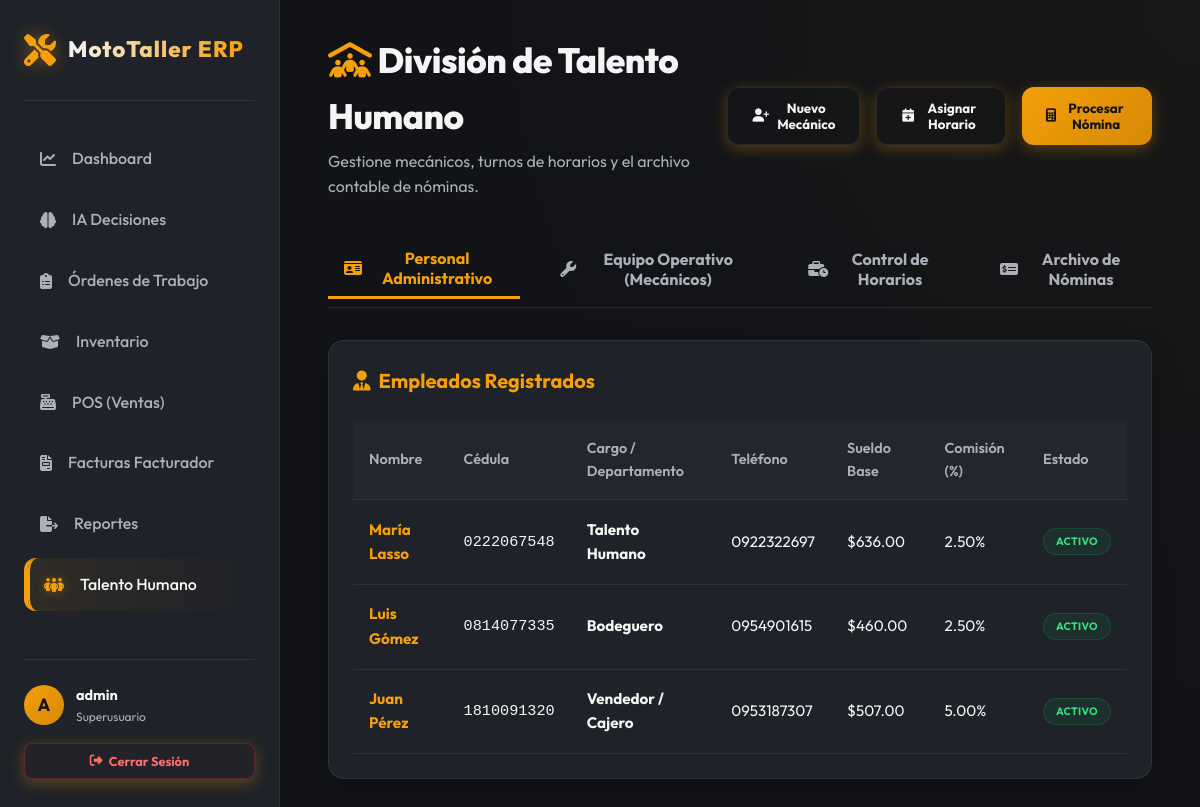
Page /rrhh/ (signed in) on the committed database.
### taller/models.py (models this page shows)
class Empleado(models.Model):
    CARGO_CHOICES = [
        ('ADMIN_RRHH', 'Talento Humano'),
        ('OPERATIVO_RECEPCION', 'Recepcionista Taller'),
        ('VENDEDOR', 'Vendedor / Cajero'),
        ('BODEGUERO', 'Bodeguero'),
        ('GERENTE', 'Gerente'),
    ]
    user = models.OneToOneField(User, on_delete=models.CASCADE, related_name="perfil_empleado")
    cedula = models.CharField("Cédula", max_length=10, unique=True, validators=[validar_cedula_ruc_ecuador])
    cargo = models.CharField("Cargo", max_length=30, choices=CARGO_CHOICES)
    telefono = models.CharField("Teléfono", max_length=20, blank=True)
    sueldo_base = models.DecimalField("Sueldo Base", max_digits=10, decimal_places=2, default=Decimal('0.00'))
    porcentaje_comision = models.DecimalField("Porcentaje Comisión (%)", max_digits=5, decimal_places=2, default=Decimal('0.00'), help_text="Comisión aplicable si es mecánico o vendedor.")
    activo = models.BooleanField(default=True)
    class Meta:
        verbose_name = "Empleado"
        verbose_name_plural = "Empleados"
        ordering = ['user__first_name', 'user__last_name']
    def __str__(self):
        return f"{self.user.get_full_name() or self.user.username} - {self.get_cargo_display()}"

### taller/views.py (the view, shortened to what this page needs)
        @login_required(login_url='taller:login')
        def _wrapped_view(request, *args, **kwargs):
            if request.user.is_superuser:
                return view_func(request, *args, **kwargs)

### taller/views.py (called while the page is built, shortened)
def role_required(allowed_roles):
    def decorator(view_func):
        @login_required(login_url='taller:login')
        def _wrapped_view(request, *args, **kwargs):
            if request.user.is_superuser:
                return view_func(request, *args, **kwargs)
        return _wrapped_view
    return decorator

@role_required(['ADMIN_RRHH', 'GERENTE'])
def rrhh_console(request):
    empleados = Empleado.objects.all().order_by('cargo')
    mecanicos = Mecanico.objects.all().order_by('nombre')
    horarios = Horario.objects.all().order_by('dia_semana', 'hora_entrada')
    nominas = Nomina.objects.all().order_by('-fecha_fin')
    lista_empleados = Empleado.objects.filter(activo=True)
    lista_mecanicos = Mecanico.objects.exclude(estado='INACTIVO')
    context = {
        'active_page': 'rrhh',
        'empleados': empleados,
        'mecanicos': mecanicos,
        'horarios': horarios,
        'nominas': nominas,
        'lista_empleados': lista_empleados,
        'lista_mecanicos': lista_mecanicos,
    }
    return render(request, 'taller/rrhh_console.html', context)

### taller/templates/taller/rrhh_console.html (shortened to what this page needs)
{% extends 'taller/base.html' %}
{% block content %}
<div class="header-section">
    <div>
        <h1 class="title-main"><i class="fa-solid fa-people-roof" style="color: var(--primary);"></i> División de Talento Humano</h1>
        <p class="subtitle-main">Gestione mecánicos, turnos de horarios y el archivo contable de nóminas.</p>
    </div>
    <div style="display: flex; gap: 1rem;">
        <button onclick="openModal('modalMecanico')" class="btn-premium btn-secondary-premium">
            <i class="fa-solid fa-user-plus"></i>
            <span>Nuevo Mecánico</span>
        </button>
        <button onclick="openModal('modalHorario')" class="btn-premium btn-secondary-premium">
            <i class="fa-solid fa-calendar-plus"></i>
            <span>Asignar Horario</span>
        </button>
        <button onclick="openModal('modalNomina')" class="btn-premium">
            <i class="fa-solid fa-calculator"></i>
            <span>Procesar Nómina</span>
        </button>
    </div>
</div>
<div style="display: flex; gap: 1.5rem; border-bottom: 1px solid var(--border-color); padding-bottom: 0.5rem; margin-bottom: 2rem;">
    <button id="tabBtnEmpleados" class="tab-btn active" onclick="switchRRHHTab('empleados')">
        <i class="fa-solid fa-id-card"></i> Personal Administrativo
    </button>
    <button id="tabBtnMecanicos" class="tab-btn" onclick="switchRRHHTab('mecanicos')">
        <i class="fa-solid fa-wrench"></i> Equipo Operativo (Mecánicos)
    </button>
    <button id="tabBtnHorarios" class="tab-btn" onclick="switchRRHHTab('horarios')">
        <i class="fa-solid fa-business-time"></i> Control de Horarios
    </button>
    <button id="tabBtnNominas" class="tab-btn" onclick="switchRRHHTab('nominas')">
        <i class="fa-solid fa-money-check-dollar"></i> Archivo de Nóminas
    </button>
</div>
<div id="rrhh_empleados" class="card-premium">
    <h3 style="font-size: 1.25rem; font-weight: 700; margin-bottom: 1.5rem; display: flex; align-items: center; gap: 0.5rem; color: var(--primary);">
        <i class="fa-solid fa-user-tie"></i> Empleados Registrados
    </h3>
    <div class="table-container">
        <table class="table-premium">
            <thead>
                <tr>
                    <th>Nombre</th>
                    <th>Cédula</th>
                    <th>Cargo / Departamento</th>
                    <th>Teléfono</th>
                    <th>Sueldo Base</th>
                    <th>Comisión (%)</th>
                    <th>Estado</th>
                </tr>
            </thead>
            <tbody>
                {% for emp in empleados %}
                <tr>
                    <td style="font-weight: 700; color: var(--primary);">{{ emp.user.get_full_name|default:emp.user.username }}</td>
                    <td style="font-family: monospace;">{{ emp.cedula }}</td>
                    <td><strong style="color: var(--text-main);">{{ emp.get_cargo_display }}</strong></td>
                    <td>{{ emp.telefono|default:"-" }}</td>
                    <td>${{ emp.sueldo_base|floatformat:2 }}</td>
                    <td>{{ emp.porcentaje_comision }}%</td>
                    <td>
                        {% if emp.activo %}
                        <span class="badge-status badge-terminado" style="font-size: 0.7em;">Activo</span>
                        {% else %}
                        <span class="badge-status badge-esperando" style="font-size: 0.7em;">Inactivo</span>
                        {% endif %}
                    </td>
                </tr>
                {% empty %}
                <tr>
                    <td colspan="7" style="text-align: center; color: var(--text-muted); padding: 2rem;">No hay personal administrativo registrado.</td>
                </tr>
                {% endfor %}
            </tbody>
        </table>
    </div>
</div>
{% endblock %}

### taller/templates/taller/base.html (shortened to what this page needs)
{% load static %}
<!DOCTYPE html>
<html lang="es">
<head>
    <link rel="stylesheet" href="https://cdnjs.cloudflare.com/ajax/libs/font-awesome/6.4.0/css/all.min.css">
    <link rel="stylesheet" href="{% static 'taller/css/style.css' %}">
</head>
<body>
    <div class="app-container">
        <aside class="sidebar">
            <div>
                <div class="logo-container">
                    <i class="fa-solid fa-screwdriver-wrench logo-icon"></i>
                    <span class="logo-text">MotoTaller ERP</span>
                </div>
                <nav>
                    <ul class="nav-links">
                        {% if request.user.is_superuser or request.user.perfil_empleado.cargo == 'GERENTE' %}
                        <li class="nav-item {% if active_page == 'dashboard' %}active{% endif %}">
                            <a href="{% url 'taller:dashboard' %}">
                                <i class="fa-solid fa-chart-line"></i>
                                <span>Dashboard</span>
                            </a>
                        </li>
                        <li class="nav-item {% if active_page == 'ia_decisiones' %}active{% endif %}">
                            <a href="{% url 'taller:ia_decisiones' %}">
                                <i class="fa-solid fa-brain"></i>
                                <span>IA Decisiones</span>
                            </a>
                        </li>
                        {% endif %}
                        {% if request.user.is_superuser or request.user.perfil_empleado.cargo == 'GERENTE' or request.user.perfil_empleado.cargo == 'OPERATIVO_RECEPCION' %}
                        <li class="nav-item {% if active_page == 'ordenes' %}active{% endif %}">
                            <a href="{% url 'taller:orden_list' %}">
                                <i class="fa-solid fa-clipboard-list"></i>
                                <span>Órdenes de Trabajo</span>
                            </a>
                        </li>
                        {% endif %}
                        {% if request.user.is_superuser or request.user.perfil_empleado.cargo == 'GERENTE' or request.user.perfil_empleado.cargo == 'BODEGUERO' %}
                        <li class="nav-item {% if active_page == 'repuestos' %}active{% endif %}">
                            <a href="{% url 'taller:repuesto_list' %}">
                                <i class="fa-solid fa-box-open"></i>
                                <span>Inventario</span>
                            </a>
                        </li>
                        {% endif %}
                        {% if request.user.is_superuser or request.user.perfil_empleado.cargo == 'GERENTE' or request.user.perfil_empleado.cargo == 'VENDEDOR' %}
                        <li class="nav-item {% if active_page == 'pos' %}active{% endif %}">
                            <a href="{% url 'taller:pos_console' %}">
                                <i class="fa-solid fa-cash-register"></i>
                                <span>POS (Ventas)</span>
                            </a>
                        </li>
                        <li class="nav-item {% if active_page == 'facturas' %}active{% endif %}">
                            <a href="{% url 'taller:factura_list' %}">
                                <i class="fa-solid fa-file-invoice"></i>
                                <span>Facturas Facturador</span>
                            </a>
                        </li>
                        <li class="nav-item {% if active_page == 'reportes' %}active{% endif %}">
                            <a href="{% url 'taller:reportes' %}">
                                <i class="fa-solid fa-file-export"></i>
                                <span>Reportes</span>
                            </a>
                        </li>
                        {% endif %}
                        {% if request.user.is_superuser or request.user.perfil_empleado.cargo == 'GERENTE' or request.user.perfil_empleado.cargo == 'ADMIN_RRHH' %}
                        <li class="nav-item {% if active_page == 'rrhh' %}active{% endif %}">
                            <a href="{% url 'taller:rrhh_console' %}">
                                <i class="fa-solid fa-people-group"></i>
                                <span>Talento Humano</span>
                            </a>
                        </li>
                        {% endif %}
                    </ul>
                </nav>
            </div>
            <div style="border-top: 1px solid var(--border-color); padding-top: 1.5rem; display: flex; flex-direction: column; gap: 1rem;">
                <div style="display: flex; align-items: center; gap: 0.75rem;">
                    <div style="width: 40px; height: 40px; border-radius: 50%; background: linear-gradient(135deg, var(--primary) 0%, var(--primary-hover) 100%); display: flex; align-items: center; justify-content: center; color: var(--bg-dark); font-weight: bold; font-size: 1.1rem; text-transform: uppercase;">
                        {{ request.user.username|slice:":1" }}
                    </div>
                    <div style="flex-grow: 1; overflow: hidden;">
                        <p style="font-size: 0.9rem; font-weight: 700; white-space: nowrap; overflow: hidden; text-overflow: ellipsis;">{{ request.user.first_name|default:request.user.username }}</p>
                        <p style="font-size: 0.75rem; color: var(--text-muted);">
                            {% if request.user.is_superuser %}
                                Superusuario
                            {% else %}
                                {{ request.user.perfil_empleado.get_cargo_display|default:"Colaborador" }}
                            {% endif %}
                        </p>
                    </div>
                </div>
                <a href="{% url 'taller:logout' %}" class="btn-premium btn-secondary-premium" style="padding: 0.45rem; font-size: 0.8rem; border-radius: 8px; justify-content: center; width: 100%; display: flex; align-items: center; gap: 0.4rem; border-color: rgba(220,53,69,0.3); color: #ff6b6b; background: rgba(220,53,69,0.02);">
                    <i class="fa-solid fa-right-from-bracket"></i>
                    <span>Cerrar Sesión</span>
                </a>
            </div>
        </aside>
        <main class="main-content">
            {% block content %}{% endblock %}
        </main>
    </div>
</body>
</html>

### taller/templates/taller/rrhh_console.html (style rules this page uses)
.tab-btn { background: transparent; border: none; color: var(--text-muted); font-family: var(--font-main); font-weight: 700; font-size: 1rem; cursor: pointer; padding: 0.5rem 1rem; transition: var(--transition); display: inline-flex; align-items: center; gap: 0.5rem; }
.tab-btn.active { color: var(--primary); border-bottom: 3px solid var(--primary); }

### rows in the picture
Empleado: user.get_full_name "María Lasso", cedula "0222067548", cargo "Talento Humano", telefono "0922322697", sueldo_base "636.00", porcentaje_comision "2.50", activo "ACTIVO"
Empleado: user.get_full_name "Luis Gómez", cedula "0814077335", cargo "Bodeguero", telefono "0954901615", sueldo_base "460.00", porcentaje_comision "2.50", activo "ACTIVO"
Empleado: user.get_full_name "Juan Pérez", cedula "1810091320", cargo "Vendedor / Cajero", telefono "0953187307", sueldo_base "507.00", porcentaje_comision "5.00", activo "ACTIVO"

### other values in the picture
{{ request.user.username|slice:":1" }} "A"
{{ request.user.first_name|default:request.user.username }} "admin"
